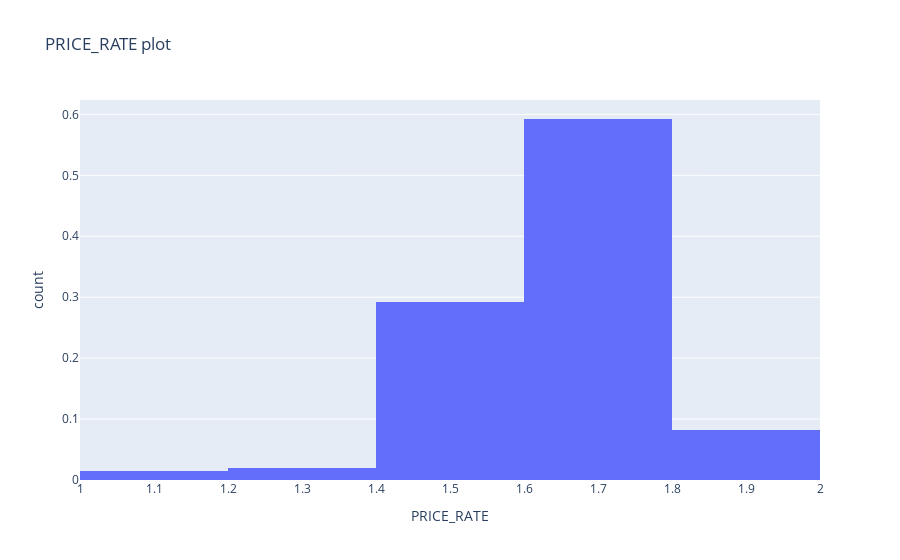

Notebook source saved alongside this figure:
### Code cell
plot

### Figure 1 — Plotly figure (JSON) as saved in the notebook; plotly's stock layout.template omitted (floating-point values rounded to 4 significant figures; data arrays with more than 128 entries replaced by an {"elided": "..."} marker saying what was removed)
{"data": [{"alignmentgroup": "True", "bingroup": "x", "histnorm": "probability", "hovertemplate": "PRICE_RATE=%{x}<br>count=%{y}<extra></extra>", "legendgroup": "", "marker": {"color": "#636efa"}, "name": "", "nbinsx": 10, "offsetgroup": "", "orientation": "v", "showlegend": false, "type": "histogram", "x": {"elided": "23809 float values"}, "xaxis": "x", "yaxis": "y"}], "layout": {"barmode": "relative", "legend": {"tracegroupgap": 0}, "title": {"text": "PRICE_RATE plot"}, "xaxis": {"anchor": "y", "domain": [0.0, 1.0], "title": {"text": "PRICE_RATE"}}, "yaxis": {"anchor": "x", "domain": [0.0, 1.0], "title": {"text": "count"}}}}
